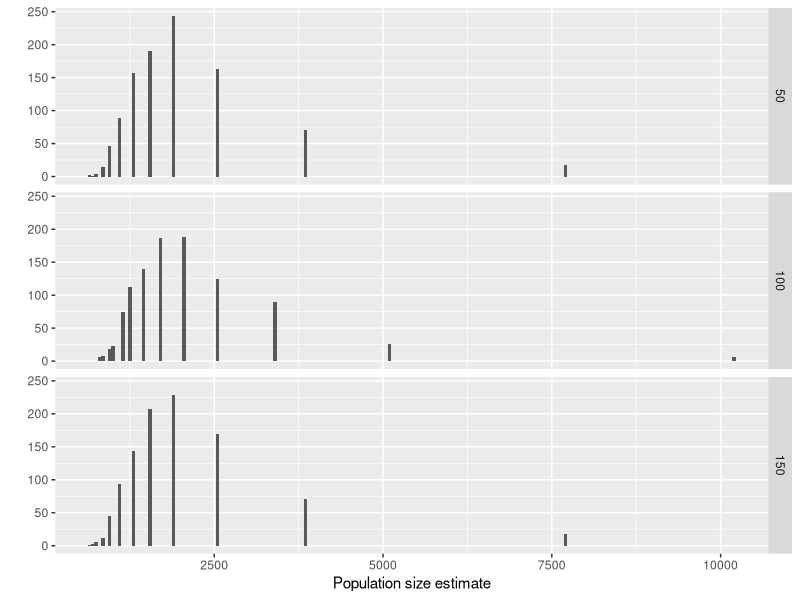
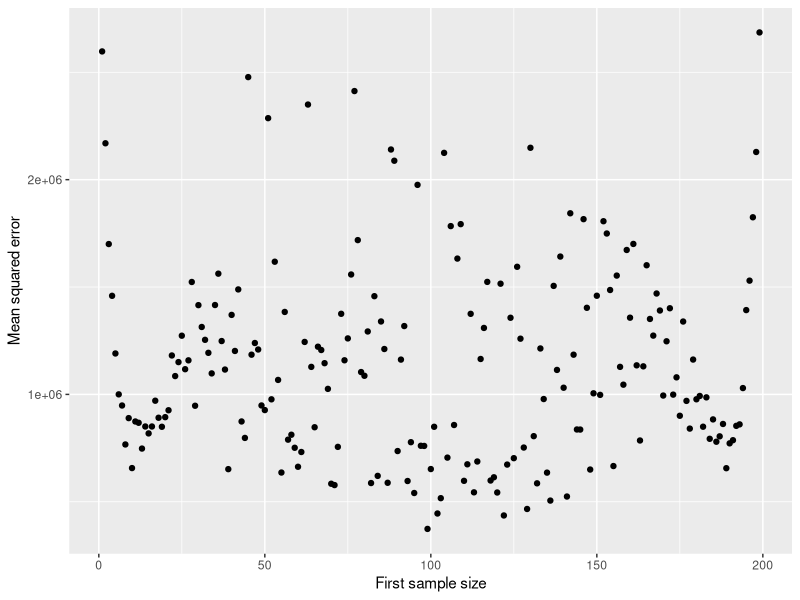
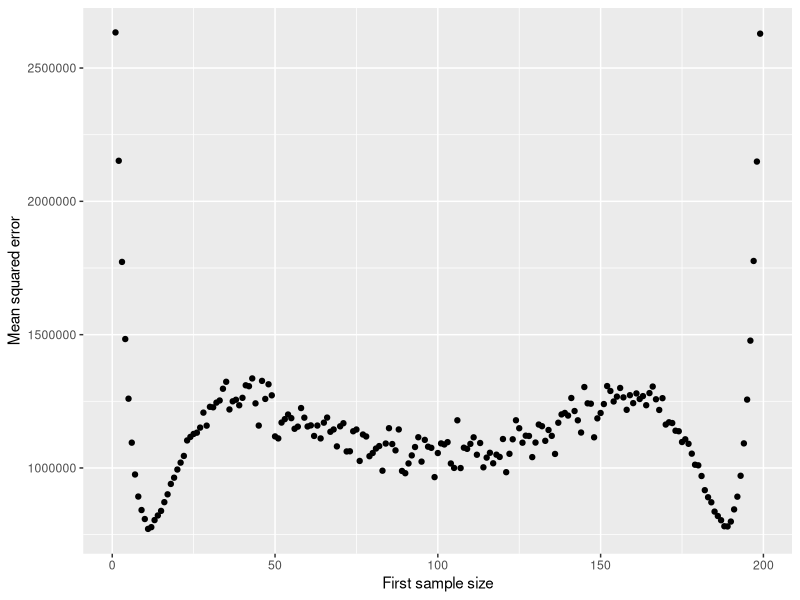
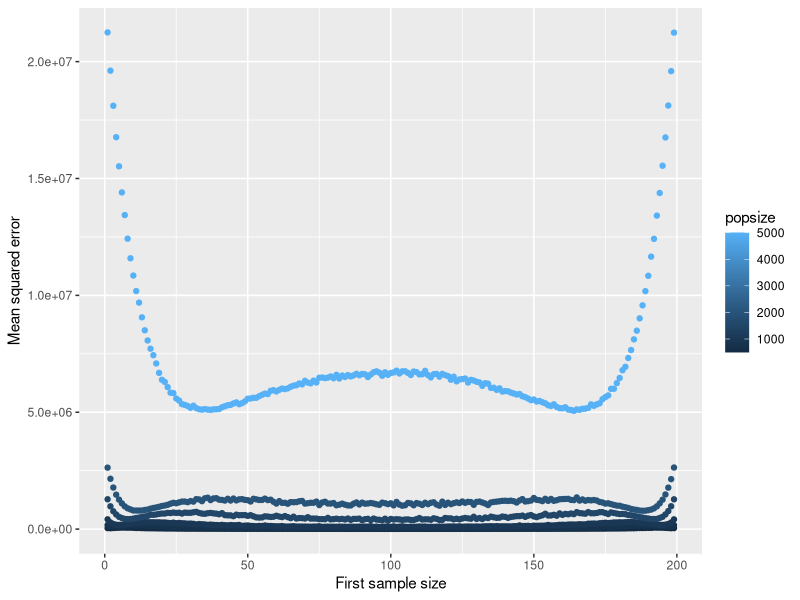
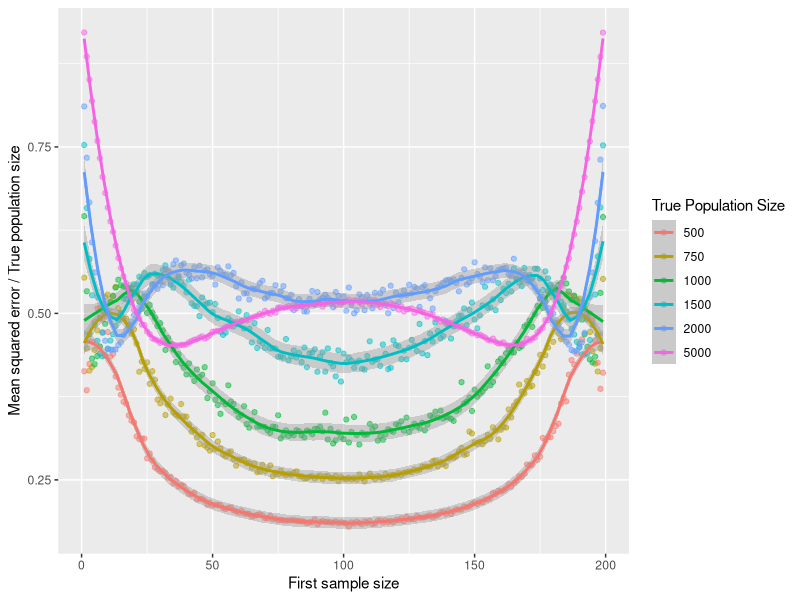

Here is the R script that generated these plots, in order:
## ---- chunk 1
library(knitr)
opts_chunk$set(tidy=FALSE, cache=TRUE, cache.extra=rand_seed, fig.path="plots/cr_example-")
options(width=60)

# set random number seed for reproducibility
set.seed(20130703)
## ---- chunk 2
library(ggplot2)
library(dplyr)
## ---- chunk 3
schnabel <- function(first, second, recaught){
  N_est <- (first + 1) * (second + 1) / (recaught + 1) - 1
  return(N_est)
}
# test it
schnabel(150, 50, 3)
## ---- chunk 4
simRecapture<- function(popsize, first, second, reps = 1){
  recaught <- rhyper(nn = reps, m = first, n = popsize - first, k = second)
  pop_est <- schnabel(first, second, recaught)
  data.frame(popsize, first, second, recaught, pop_est)
}
# test it
simRecapture(100, 50, 50, reps = 3)
## ---- chunk 5
mseSim <- function(sim_df){
  sq_err <- (sim_df$pop_est - sim_df$popsize)^2
  data.frame(MSE = mean(sq_err))
}

# test it
my_sims <- simRecapture(100, 50, 50, reps = 5)
mseSim(my_sims)
## ---- chunk 6
truepop <- 2000
sim_100x100 <- simRecapture(truepop, 100, 100, reps = 1000)
mseSim(sim_100x100)
sim_150x50 <- simRecapture(truepop, 150, 50, reps = 1000)
mseSim(sim_150x50)
sim_50x150 <- simRecapture(truepop, 50, 150, reps = 1000)
mseSim(sim_50x150)


three_sims <- rbind( sim_100x100, sim_150x50, sim_50x150)
qplot(data = three_sims,
      x = pop_est,
      geom = "histogram",
      binwidth = 50,
      facets = first ~ . , 
      xlab = "Population size estimate")
## ---- chunk 7
sim_args <- data.frame(first = 1:199,
                       second = 199:1)
bigsim <- sim_args %>% 
            group_by(first) %>%
            do(simRecapture(popsize = truepop,
                            first = .$first,
                            second = .$second,
                            reps = 100))
## ---- chunk 8
bigsim_mse <- bigsim %>% 
                group_by(first) %>%
                do(mseSim(.))
qplot(data = bigsim_mse,
      x = first,
      y = MSE,
      xlab = "First sample size",
      ylab = "Mean squared error")
## ---- chunk 9
biggersim <- sim_args %>% 
            group_by(first) %>%
            do(simRecapture(popsize = truepop,
                            first = .$first,
                            second = .$second,
                            reps = 1e4))

biggersim_mse <-biggersim %>% 
                group_by(first) %>%
                do(mseSim(.))

qplot(data = biggersim_mse,
      x = first,
      y = MSE,
      xlab = "First sample size",
      ylab = "Mean squared error")
## ---- chunk 10
sim_combos <- expand.grid(popsize = c( 500, 750, 1000, 1500, 2000, 5000), first = 1:199)
sim_combos$second <- 200 - sim_combos$first 

hugesim <- sim_combos %>% 
            group_by(popsize, first) %>%
            do(simRecapture(popsize = .$popsize,
                            first = .$first,
                            second = .$second,
                            reps = 1e4))
  
## ---- chunk 11
# simulation in a separate chunk for caching efficiency
hugesim_mse <- hugesim %>% 
                group_by(popsize, first) %>%
                do(mseSim(.))

qplot(data = hugesim_mse,
      x = first,
      y = MSE,
      color = popsize,
      xlab = "First sample size",
      ylab = "Mean squared error")
## ---- chunk 12
qplot(data = hugesim_mse,
      x = first,
      y = sqrt(MSE)/popsize,
      color = factor(popsize),
      alpha = I(0.5),
      xlab = "First sample size",
      ylab = "Mean squared error / True population size") +
  geom_smooth(span = 0.2) + # `span` determines the degree of smoothing in curve
  guides(color = guide_legend("True Population Size"))
